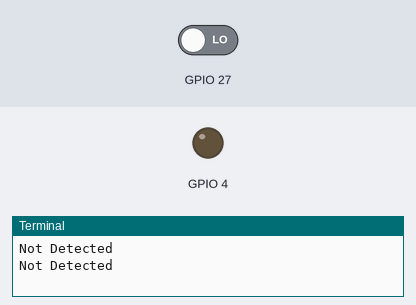
A program run on a simulated Raspberry Pi (BCM pin numbers). Shown: output pins drawn as LEDs (lit = HIGH), the last lines printed to the terminal. The test bench sets the inputs (shaded band); at power-on: GPIO 27 LOW.

Above: at 1.2 s.
1.3 s: GPIO 27 driven HIGH
At 2.3 s:
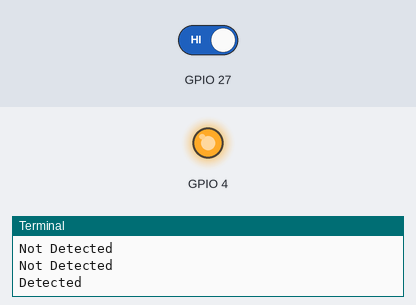
3.5 s: GPIO 27 driven LOW
At 5.1 s:
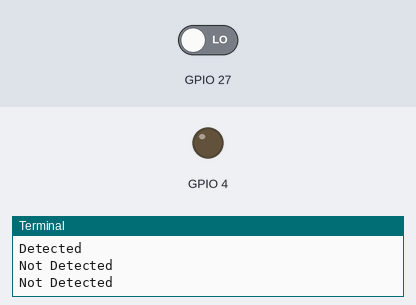
Timing chart, 0 to 6.6 s (numbered marks = the images above; inputs shaded):
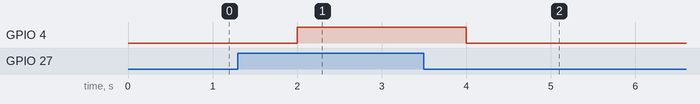

The program:

PIRLED.py
```python
import RPi.GPIO as GPIO
import time

GPIO.setmode(GPIO.BCM)
GPIO.setup(4,GPIO.OUT)
GPIO.setup(27,GPIO.IN)

try:
    while 1:
        if GPIO.input(27):
            GPIO.output(4,True)
            print("Detected")
            time.sleep(1)
        else:
            GPIO.output(4,False)
            print("Not Detected")
            time.sleep(1)
except KeyboardInterrupt:
    GPIO.clanup()
    pass
```

Measured:
- after the input at 1.3 s, GPIO 4: LOW → HIGH after 0.70 s
- after the input at 3.5 s, GPIO 4: HIGH → LOW after 0.50 s
